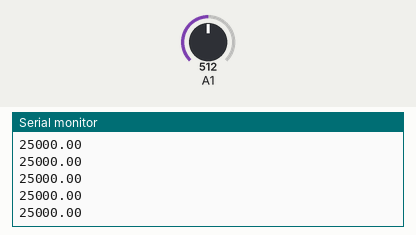
The sketch below on a simulated Arduino Uno, built with avr-gcc and run on an emulated ATmega328P. On the bench: the last lines printed to the serial monitor. Inputs (shaded band) come from the test bench; at power-on: A1 = 512.

Above: at 1.2 s.
1.3 s: A1 set to 716
At 2.1 s:
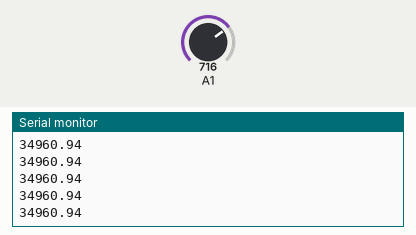
2.8 s: A1 set to 900
At 3.5 s:
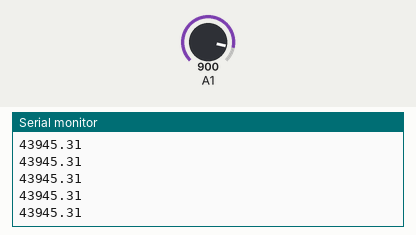
Timing chart, 0 to 5.8 s (numbered marks = the images above; inputs shaded):
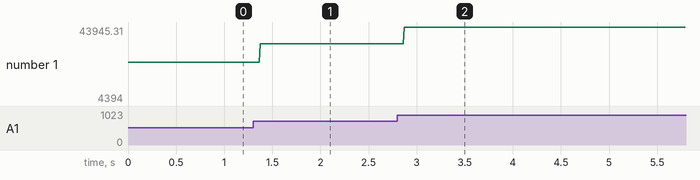

Measured:
- after the input at 1.3 s, the serial monitor: prints a new line after 0.07 s (image 1)
- after the input at 2.8 s, the serial monitor: prints a new line after 0.07 s (image 2)
- plotted number 1: 25000 → 34960.94 after the input at 1.3 s, 34960.94 → 4394 after the input at 2.8 s

The sketch:

TempSensor.ino
```cpp
#include <TFT.h>
#include <Wire.h>

double Temp = 0;
double TemperaturKonstante = 0.48828125;

void setup() {
  //initialize i2c as slave

  //Anables Serial Communication for debugging
  Serial.begin(9600);
}

void TempMeasure(){
  Temp = analogRead(15);
  Temp = Temp * TemperaturKonstante *100; //the 100 comes from the fact that i2c dooes not know about digits after this but i still want to transfer it
  Serial.println(Temp);
}

void debug_out(){
  Temp = analogRead(15);
  Temp = Temp * TemperaturKonstante;
  Serial.println(Temp);
}

void loop() {
  // put your main code here, to run repeatedly:
  TempMeasure();
  //Serial.println(Register[0]);
}
```
